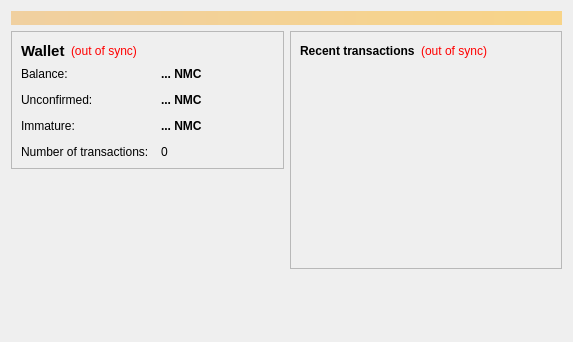
<?xml version="1.0" encoding="UTF-8"?>
<ui version="4.0">
 <class>OverviewPage</class>
 <widget class="QWidget" name="OverviewPage">
  <property name="geometry">
   <rect>
    <x>0</x>
    <y>0</y>
    <width>573</width>
    <height>342</height>
   </rect>
  </property>
  <property name="windowTitle">
   <string>Form</string>
  </property>
  <layout class="QVBoxLayout" name="topLayout">
   <item>
    <widget class="QLabel" name="labelAlerts">
     <property name="visible">
      <bool>false</bool>
     </property>
     <property name="styleSheet">
      <string notr="true">background-color: qlineargradient(x1: 0, y1: 0, x2: 1, y2: 0, stop:0 #F0D0A0, stop:1 #F8D488); color:#000000;</string>
     </property>
     <property name="wordWrap">
      <bool>true</bool>
     </property>
     <property name="margin">
      <number>3</number>
     </property>
    </widget>
   </item>
   <item>
    <layout class="QHBoxLayout" name="horizontalLayout" stretch="1,1">
     <item>
      <layout class="QVBoxLayout" name="verticalLayout_2">
       <item>
        <widget class="QFrame" name="frame">
         <property name="frameShape">
          <enum>QFrame::StyledPanel</enum>
         </property>
         <property name="frameShadow">
          <enum>QFrame::Raised</enum>
         </property>
         <layout class="QVBoxLayout" name="verticalLayout_4">
          <item>
           <layout class="QHBoxLayout" name="horizontalLayout_4">
            <item>
             <widget class="QLabel" name="label_5">
              <property name="font">
               <font>
                <pointsize>11</pointsize>
                <weight>75</weight>
                <bold>true</bold>
               </font>
              </property>
              <property name="text">
               <string>Wallet</string>
              </property>
             </widget>
            </item>
            <item>
             <widget class="QLabel" name="labelWalletStatus">
              <property name="toolTip">
               <string>The displayed information may be out of date. Your wallet automatically synchronizes with the Denemecoin network after a connection is established, but this process has not completed yet.</string>
              </property>
              <property name="styleSheet">
               <string notr="true">QLabel { color: red; }</string>
              </property>
              <property name="text">
               <string notr="true">(out of sync)</string>
              </property>
              <property name="alignment">
               <set>Qt::AlignLeading|Qt::AlignLeft|Qt::AlignVCenter</set>
              </property>
             </widget>
            </item>
            <item>
             <spacer name="horizontalSpacer_2">
              <property name="orientation">
               <enum>Qt::Horizontal</enum>
              </property>
              <property name="sizeHint" stdset="0">
               <size>
                <width>40</width>
                <height>20</height>
               </size>
              </property>
             </spacer>
            </item>
           </layout>
          </item>
          <item>
           <layout class="QFormLayout" name="formLayout_2">
            <property name="fieldGrowthPolicy">
             <enum>QFormLayout::AllNonFixedFieldsGrow</enum>
            </property>
            <property name="horizontalSpacing">
             <number>12</number>
            </property>
            <property name="verticalSpacing">
             <number>12</number>
            </property>
            <item row="0" column="0">
             <widget class="QLabel" name="label">
              <property name="text">
               <string>Balance:</string>
              </property>
             </widget>
            </item>
            <item row="0" column="1">
             <widget class="QLabel" name="labelBalance">
              <property name="font">
               <font>
                <weight>75</weight>
                <bold>true</bold>
               </font>
              </property>
              <property name="cursor">
               <cursorShape>IBeamCursor</cursorShape>
              </property>
              <property name="toolTip">
               <string>Your current balance</string>
              </property>
              <property name="text">
               <string notr="true">... NMC</string>
              </property>
              <property name="textInteractionFlags">
               <set>Qt::LinksAccessibleByMouse|Qt::TextSelectableByKeyboard|Qt::TextSelectableByMouse</set>
              </property>
             </widget>
            </item>
            <item row="1" column="0">
             <widget class="QLabel" name="label_3">
              <property name="text">
               <string>Unconfirmed:</string>
              </property>
             </widget>
            </item>
            <item row="1" column="1">
             <widget class="QLabel" name="labelUnconfirmed">
              <property name="font">
               <font>
                <weight>75</weight>
                <bold>true</bold>
               </font>
              </property>
              <property name="cursor">
               <cursorShape>IBeamCursor</cursorShape>
              </property>
              <property name="toolTip">
               <string>Total of transactions that have yet to be confirmed, and do not yet count toward the current balance</string>
              </property>
              <property name="text">
               <string notr="true">... NMC</string>
              </property>
              <property name="textInteractionFlags">
               <set>Qt::LinksAccessibleByMouse|Qt::TextSelectableByKeyboard|Qt::TextSelectableByMouse</set>
              </property>
             </widget>
            </item>
            <item row="3" column="0">
             <widget class="QLabel" name="label_2">
              <property name="text">
               <string>Number of transactions:</string>
              </property>
             </widget>
            </item>
            <item row="3" column="1">
             <widget class="QLabel" name="labelNumTransactions">
              <property name="toolTip">
               <string>Total number of transactions in wallet</string>
              </property>
              <property name="text">
               <string notr="true">0</string>
              </property>
             </widget>
            </item>
            <item row="2" column="0">
             <widget class="QLabel" name="labelImmatureText">
              <property name="text">
               <string>Immature:</string>
              </property>
             </widget>
            </item>
            <item row="2" column="1">
             <widget class="QLabel" name="labelImmature">
              <property name="font">
               <font>
                <weight>75</weight>
                <bold>true</bold>
               </font>
              </property>
              <property name="toolTip">
               <string>Mined balance that has not yet matured</string>
              </property>
              <property name="text">
               <string notr="true">... NMC</string>
              </property>
              <property name="textInteractionFlags">
               <set>Qt::LinksAccessibleByMouse|Qt::TextSelectableByKeyboard|Qt::TextSelectableByMouse</set>
              </property>
             </widget>
            </item>
           </layout>
          </item>
         </layout>
        </widget>
       </item>
       <item>
        <spacer name="verticalSpacer">
         <property name="orientation">
          <enum>Qt::Vertical</enum>
         </property>
         <property name="sizeHint" stdset="0">
          <size>
           <width>20</width>
           <height>40</height>
          </size>
         </property>
        </spacer>
       </item>
      </layout>
     </item>
     <item>
      <layout class="QVBoxLayout" name="verticalLayout_3">
       <item>
        <widget class="QFrame" name="frame_2">
         <property name="frameShape">
          <enum>QFrame::StyledPanel</enum>
         </property>
         <property name="frameShadow">
          <enum>QFrame::Raised</enum>
         </property>
         <layout class="QVBoxLayout" name="verticalLayout">
          <item>
           <layout class="QHBoxLayout" name="horizontalLayout_2">
            <item>
             <widget class="QLabel" name="label_4">
              <property name="text">
               <string>&lt;b&gt;Recent transactions&lt;/b&gt;</string>
              </property>
             </widget>
            </item>
            <item>
             <widget class="QLabel" name="labelTransactionsStatus">
              <property name="toolTip">
               <string>The displayed information may be out of date. Your wallet automatically synchronizes with the Denemecoin network after a connection is established, but this process has not completed yet.</string>
              </property>
              <property name="styleSheet">
               <string notr="true">QLabel { color: red; }</string>
              </property>
              <property name="text">
               <string notr="true">(out of sync)</string>
              </property>
              <property name="alignment">
               <set>Qt::AlignRight|Qt::AlignTrailing|Qt::AlignVCenter</set>
              </property>
             </widget>
            </item>
            <item>
             <spacer name="horizontalSpacer">
              <property name="orientation">
               <enum>Qt::Horizontal</enum>
              </property>
              <property name="sizeHint" stdset="0">
               <size>
                <width>40</width>
                <height>20</height>
               </size>
              </property>
             </spacer>
            </item>
           </layout>
          </item>
          <item>
           <widget class="QListView" name="listTransactions">
            <property name="styleSheet">
             <string notr="true">QListView { background: transparent; }</string>
            </property>
            <property name="frameShape">
             <enum>QFrame::NoFrame</enum>
            </property>
            <property name="verticalScrollBarPolicy">
             <enum>Qt::ScrollBarAlwaysOff</enum>
            </property>
            <property name="horizontalScrollBarPolicy">
             <enum>Qt::ScrollBarAlwaysOff</enum>
            </property>
            <property name="selectionMode">
             <enum>QAbstractItemView::NoSelection</enum>
            </property>
           </widget>
          </item>
         </layout>
        </widget>
       </item>
       <item>
        <spacer name="verticalSpacer_2">
         <property name="orientation">
          <enum>Qt::Vertical</enum>
         </property>
         <property name="sizeHint" stdset="0">
          <size>
           <width>20</width>
           <height>40</height>
          </size>
         </property>
        </spacer>
       </item>
      </layout>
     </item>
    </layout>
   </item>
  </layout>
 </widget>
 <resources/>
 <connections/>
</ui>
